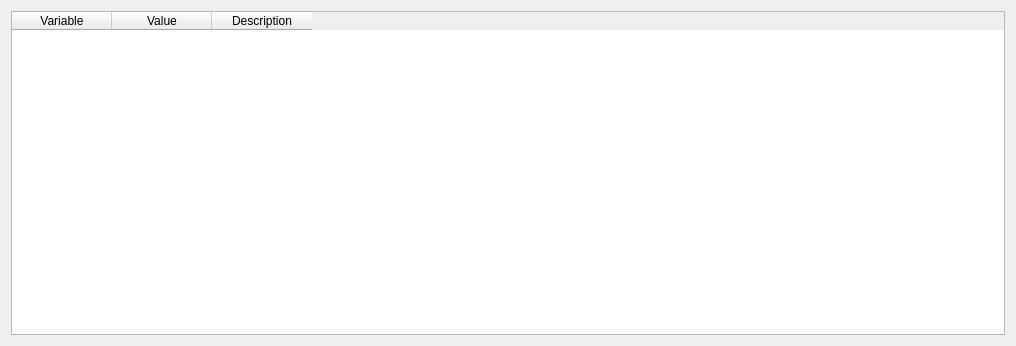
<?xml version="1.0" encoding="UTF-8"?>
<ui version="4.0">
 <class>HelpDialog</class>
 <widget class="QDialog" name="HelpDialog">
  <property name="geometry">
   <rect>
    <x>0</x>
    <y>0</y>
    <width>1016</width>
    <height>346</height>
   </rect>
  </property>
  <property name="windowTitle">
   <string>Variables</string>
  </property>
  <layout class="QVBoxLayout">
   <item>
    <widget class="QTableWidget" name="table">
     <property name="editTriggers">
      <set>QAbstractItemView::NoEditTriggers</set>
     </property>
     <property name="alternatingRowColors">
      <bool>true</bool>
     </property>
     <property name="selectionMode">
      <enum>QAbstractItemView::NoSelection</enum>
     </property>
     <property name="selectionBehavior">
      <enum>QAbstractItemView::SelectRows</enum>
     </property>
     <property name="horizontalScrollMode">
      <enum>QAbstractItemView::ScrollPerPixel</enum>
     </property>
     <property name="sortingEnabled">
      <bool>true</bool>
     </property>
     <column>
      <property name="text">
       <string>Variable</string>
      </property>
     </column>
     <column>
      <property name="text">
       <string>Value</string>
      </property>
     </column>
     <column>
      <property name="text">
       <string>Description</string>
      </property>
     </column>
    </widget>
   </item>
  </layout>
 </widget>
 <resources/>
 <connections/>
</ui>
